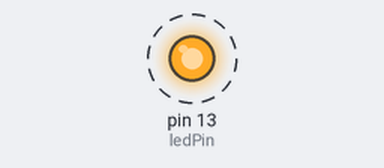
A sketch run on a simulated Arduino Uno, built with avr-gcc and run on an emulated ATmega328P. Shown: output pins drawn as LEDs (lit = HIGH). Dashed ring = blinking.

Above: at 0.2 s.
Timing chart, 0 to 3.5 s (numbered marks = the images above):
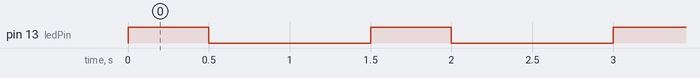

Measured:
- by itself, pin 13 (ledPin): alternates HIGH for 0.50 s and LOW for 1.0 s

The sketch:

Blink.ino
```cpp
int ledPin = 13; // Variable mit Pin 13 deklarieren + initialisieren
int inputPin = 9;
int impulsdauer = 500;
int Periodendauer = 1500;
int restdauer = Periodendauer - impulsdauer;

void setup(){
  pinMode(ledPin, OUTPUT); // Digitaler Pin 13 als Ausgang
  pinMode(inputPin, INPUT);  // Pin als Eingabe konfigurieren
  digitalWrite(inputPin, HIGH);  // Aktivieren des internen Pullup-Widerstandes
}

void loop(){
  digitalWrite(ledPin, HIGH);
  delay(impulsdauer);
  digitalWrite(ledPin, LOW);
  delay(restdauer);
}

//test
```
